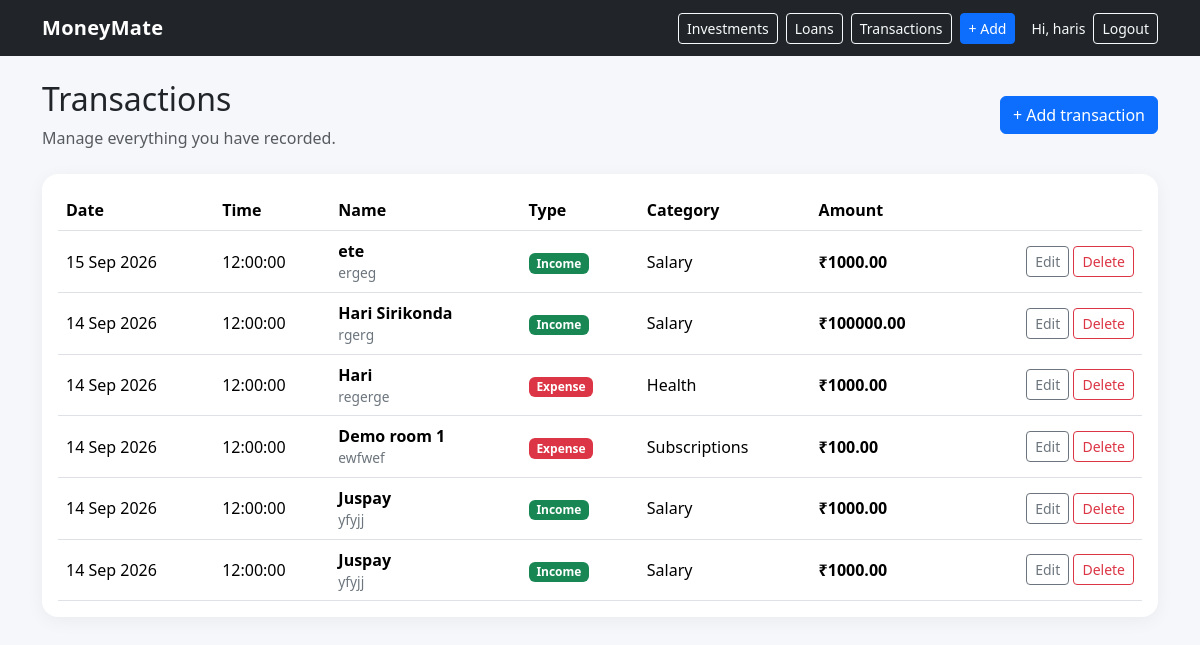
The app's page /transactions/ (signed in), older data.
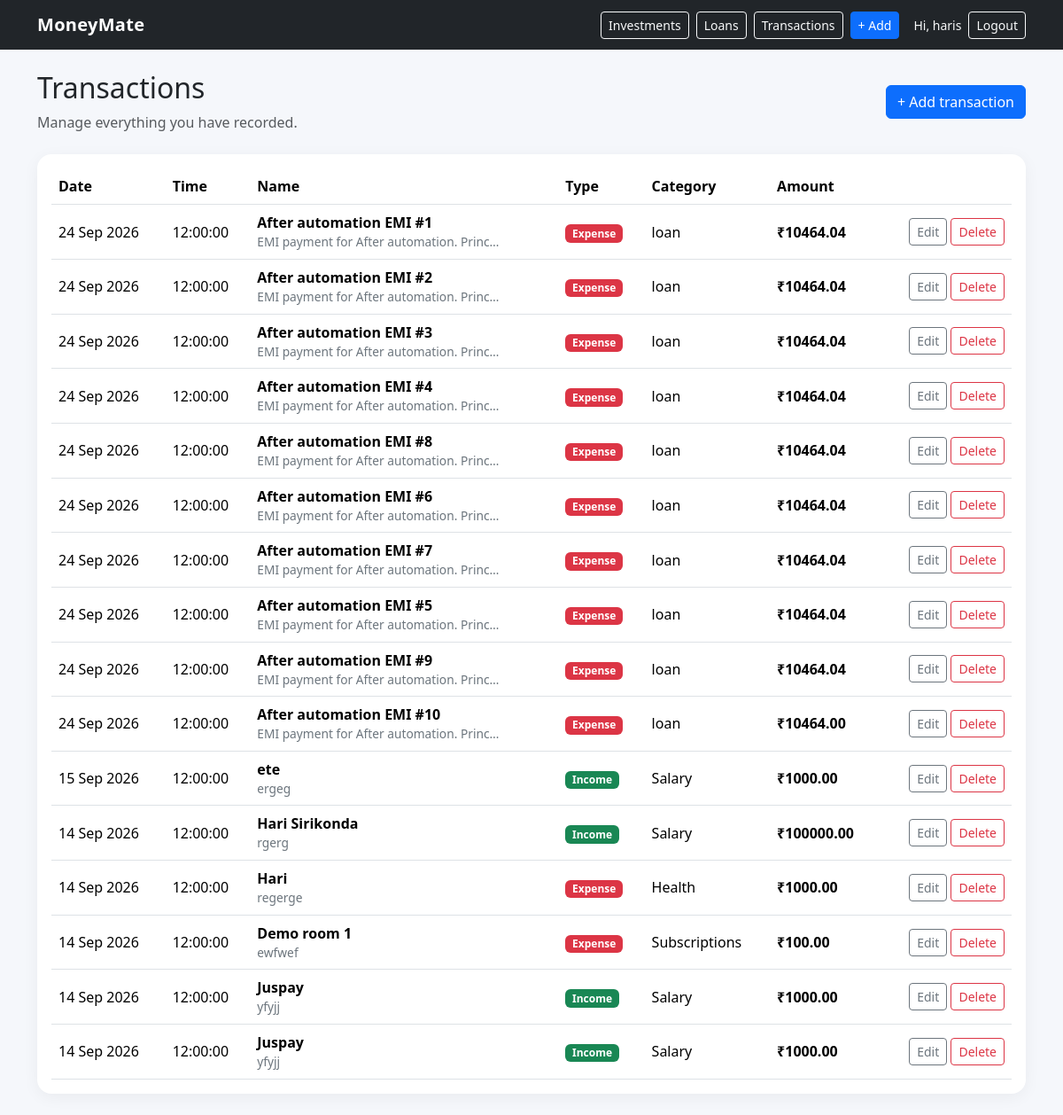
The same page, newer data.
### finance/models.py (models this page shows, shortened)
class Transaction(models.Model):
    INCOME = "income"
    EXPENSE = "expense"
    TYPE_CHOICES = [
        (INCOME, "Income"),
        (EXPENSE, "Expense"),
    ]
    INCOME_CATEGORY_CHOICES = [
            ("salary", "Salary"),
            ("freelance", "Freelance"),
            ("business", "Business"),
        ]
    EXPENSE_CATEGORY_CHOICES = [
        ("investment", "Investment"),
        ("food", "Food"),
        ("transport", "Transport"),
        ("shopping", "Shopping"),
        ("rent", "Rent"),
        ("utilities", "Utilities"),
        ("health", "Health"),
        ("education", "Education"),
        ("entertainment", "Entertainment"),
        ("subscriptions", "Subscriptions"),
        ("bills", "Bills"),
        ("travel", "Travel"),
        ("family", "Family"),
        ("other", "Other"),
    ]
    CATEGORY_CHOICES = [
        ("salary", "Salary"),
        ("freelance", "Freelance"),
        ("business", "Business"),
        ("investment", "Investment"),
        ("food", "Food"),
        ("transport", "Transport"),
        ("shopping", "Shopping"),
        ("rent", "Rent"),
        ("utilities", "Utilities"),
        ("health", "Health"),
        ("education", "Education"),
        ("entertainment", "Entertainment"),
        ("subscriptions", "Subscriptions"),
        ("bills", "Bills"),
        ("travel", "Travel"),
        ("family", "Family"),
        ("other", "Other"),
    ]
    id = models.UUIDField(primary_key=True, default=uuid.uuid4, editable=False)
    user = models.ForeignKey(User, on_delete=models.CASCADE, related_name="transactions")
    name = models.CharField(max_length=120)
    description = models.TextField(blank=True)
    type = models.CharField(max_length=10, choices=TYPE_CHOICES)
    category = models.CharField(max_length=30, choices=CATEGORY_CHOICES)
    amount = models.DecimalField(max_digits=12, decimal_places=2)
    date = models.DateTimeField(default=timezone.now)
    class Meta:
        ordering = ["-date", "-id"]

### finance/views.py (the view)
# urls.py: path("transactions/", views.transactions, name="transactions"),
@login_required
def transactions(request):
    qs = Transaction.objects.filter(user=request.user).order_by("-date")
    return render(request, "finance/transactions.html", {"transactions": qs})

### templates/finance/transactions.html (shortened to what this page needs)
{% extends "base.html" %}
{% block content %}
<div>
    <div class="d-flex justify-content-between align-items-center mb-4">
        <div>
            <h2>Transactions</h2>
            <p class="text-muted mb-0">Manage everything you have recorded.</p>
        </div>
        <a class="btn btn-primary" href="{% url 'add_transaction' %}">+ Add transaction</a>
    </div>
    <div class="card p-3">
        <div class="table-responsive">
            <table class="table table-hover align-middle mb-0">
                <thead>
                    <tr>
                        <th>Date</th>
                        <th>Time</th>
                        <th>Name</th>
                        <th>Type</th>
                        <th>Category</th>
                        <th>Amount</th>
                        <th></th>
                    </tr>
                </thead>
                <tbody>
                    {% for t in transactions %}
                    <tr>
                        <td>{{ t.date|date:"d M Y" }}</td>
                        <td> {{ t.date|date:"h:i:s" }}</td>
                        <td><strong>{{ t.name }}</strong>
                            <div class="small-muted">{{ t.description|truncatechars:40 }}</div>
                        </td>
                        <td>
                            <span
                                class="badge {% if t.type == 'income' %}text-bg-success{% else %}text-bg-danger{% endif %}">
                                {{t.get_type_display }}
                            </span>
                        </td>
                        <td>{{ t.get_category_display }}</td>
                        <td class="fw-semibold">₹{{ t.amount|floatformat:2 }}</td>
                        <td class="text-end">
                            <a class="btn btn-sm btn-outline-secondary"
                                href="{% url 'edit_transaction' t.id %}">Edit</a>
                            <a class="btn btn-sm btn-outline-danger"
                                href="{% url 'delete_transaction' t.id %}">Delete</a>
                        </td>
                    </tr>
                    {% empty %}
                    <tr>
                        <td colspan="6" class="text-center py-5 text-muted">No transactions yet.</td>
                    </tr>
                    {% endfor %}
                </tbody>
            </table>
        </div>
    </div>
</div>
{% endblock %}

### templates/base.html (shortened to what this page needs)
<!doctype html>
<html lang="en">
<head>
    <link href="https://cdn.jsdelivr.net/npm/bootstrap@5.3.3/dist/css/bootstrap.min.css" rel="stylesheet">
</head>
<body>
    <nav class="navbar navbar-expand-lg bg-dark navbar-dark">
        <div class="container">
            <a class="navbar-brand" href="{% url 'dashboard' %}">MoneyMate</a>
            {% if user.is_authenticated %}
            <div class="d-flex align-items-center gap-2">
                <a class="btn btn-outline-light btn-sm" href="{% url 'investments' %}">Investments</a>
                <a class="btn btn-outline-light btn-sm" href="{% url 'loans' %}">Loans</a>
                <a class="btn btn-outline-light btn-sm" href="{% url 'transactions' %}">Transactions</a>
                <a class="btn btn-primary btn-sm" href="{% url 'add_transaction' %}">+ Add</a>
                <span class="text-light small ms-2">Hi, {{ user.username }}</span>
                <form method="post" action="{% url 'logout' %}" class="d-inline">
                    <button class="btn btn-outline-light btn-sm" type="submit">Logout</button>
                </form>
            </div>
            {% endif %}
        </div>
    </nav>
    <main class="container py-4">
        {% block content %}{% endblock %}
    </main>
</body>
</html>

### templates/base.html (style rules this page uses)
body { background: #f5f7fb; }
.navbar-brand { font-weight: 700; letter-spacing: .3px; }
.card { border: 0; border-radius: 16px; box-shadow: 0 4px 18px rgba(0, 0, 0, .05); }
.small-muted { color: #6c757d; font-size: .86rem; }

Row changes from the older to the newer data that the page shows:
added Transaction: date "24 Sep 2026", date "12:00:00", name "After automation EMI #1", description "EMI payment for After automation. Princ…", type "Expense", category "loan", amount "10464.04"
added Transaction: date "24 Sep 2026", date "12:00:00", name "After automation EMI #2", description "EMI payment for After automation. Princ…", type "Expense", category "loan", amount "10464.04"
added Transaction: date "24 Sep 2026", date "12:00:00", name "After automation EMI #3", description "EMI payment for After automation. Princ…", type "Expense", category "loan", amount "10464.04"
added Transaction: date "24 Sep 2026", date "12:00:00", name "After automation EMI #4", description "EMI payment for After automation. Princ…", type "Expense", category "loan", amount "10464.04"
added Transaction: date "24 Sep 2026", date "12:00:00", name "After automation EMI #8", description "EMI payment for After automation. Princ…", type "Expense", category "loan", amount "10464.04"
added Transaction: date "24 Sep 2026", date "12:00:00", name "After automation EMI #6", description "EMI payment for After automation. Princ…", type "Expense", category "loan", amount "10464.04"
added Transaction: date "24 Sep 2026", date "12:00:00", name "After automation EMI #7", description "EMI payment for After automation. Princ…", type "Expense", category "loan", amount "10464.04"
added Transaction: date "24 Sep 2026", date "12:00:00", name "After automation EMI #5", description "EMI payment for After automation. Princ…", type "Expense", category "loan", amount "10464.04"
added Transaction: date "24 Sep 2026", date "12:00:00", name "After automation EMI #9", description "EMI payment for After automation. Princ…", type "Expense", category "loan", amount "10464.04"
added Transaction: date "24 Sep 2026", date "12:00:00", name "After automation EMI #10", description "EMI payment for After automation. Princ…", type "Expense", category "loan", amount "10464.00"
